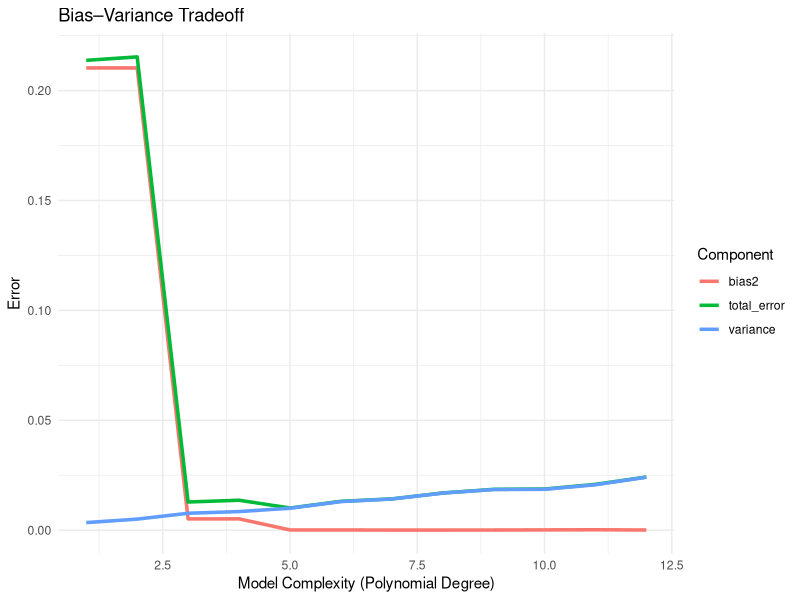
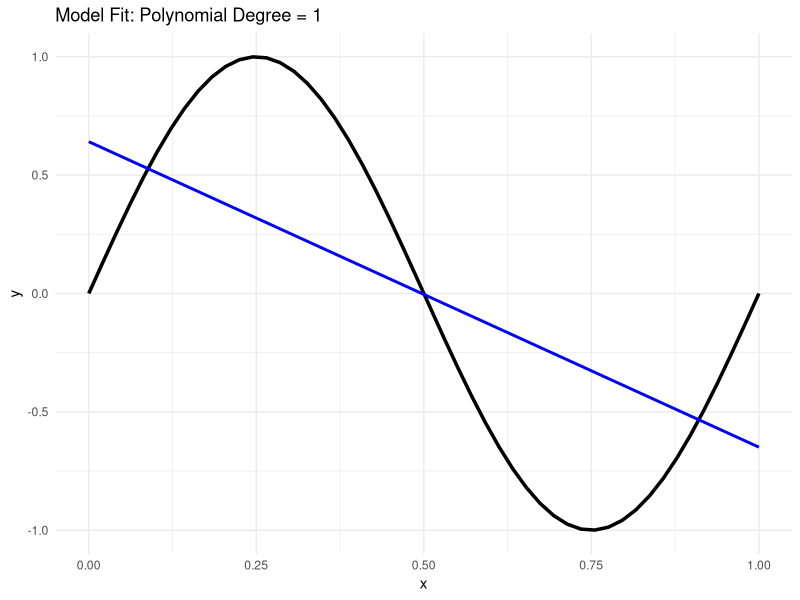
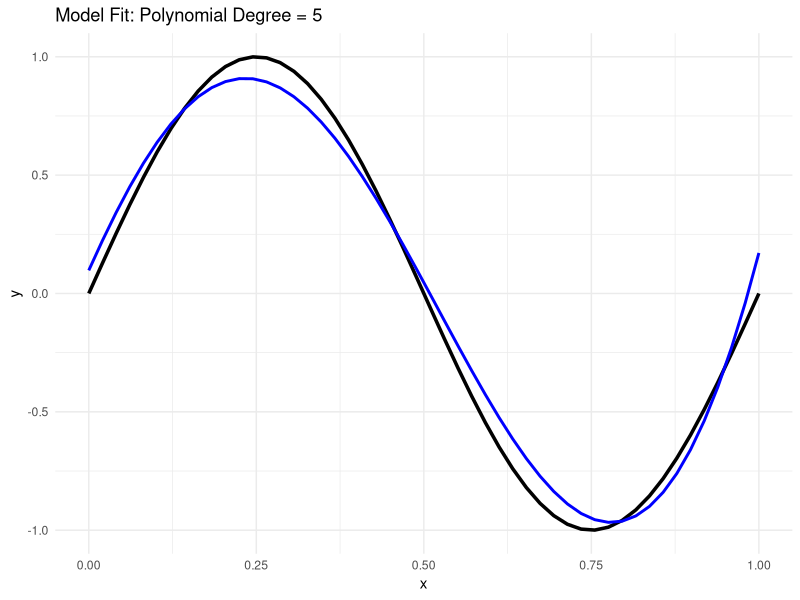
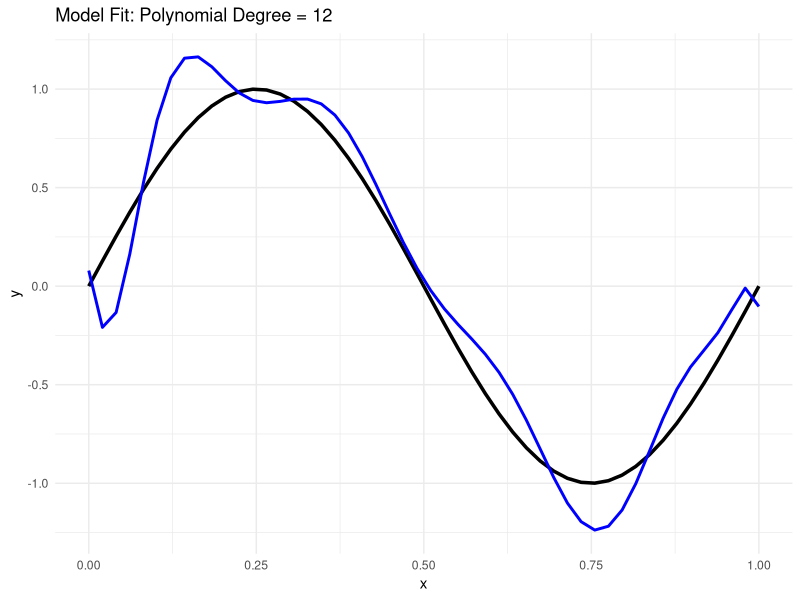

The R source for these figures, in order:
## ---- chunk 1

library(ggplot2)
library(dplyr)

set.seed(123)

# ---------------------------------------------------
# 1. Generate the "true" underlying function
# ---------------------------------------------------
true_f <- function(x) sin(2*pi*x)   # Nonlinear true function
n <- 50
x_vals <- seq(0, 1, length.out = n)
true_y <- true_f(x_vals)

# ---------------------------------------------------
# 2. Simulation settings
# ---------------------------------------------------
num_sims <- 200           # Number of simulated datasets
poly_degrees <- 1:12      # Model complexity

# Storage for results
results <- data.frame(
  degree = integer(),
  bias2 = numeric(),
  variance = numeric(),
  total_error = numeric()
)

# ---------------------------------------------------
# 3. Compute Bias^2, Variance, and Total Error
# ---------------------------------------------------
for (deg in poly_degrees) {
  
  preds <- matrix(0, nrow=num_sims, ncol=n)
  
  for (i in 1:num_sims) {
    y_noise <- true_y + rnorm(n, sd=0.3)
    model <- lm(y_noise ~ poly(x_vals, degree=deg, raw=TRUE))
    preds[i, ] <- predict(model)
  }
  
  mean_preds <- colMeans(preds)
  
  bias2 <- mean((mean_preds - true_y)^2)
  variance <- mean(apply(preds, 2, var))
  total_error <- bias2 + variance
  
  results <- rbind(results,
                   data.frame(
                     degree = deg,
                     bias2 = bias2,
                     variance = variance,
                     total_error = total_error))
}

# ---------------------------------------------------
# 4. Plot the Bias–Variance tradeoff
# ---------------------------------------------------

results_long <- results %>%
  tidyr::pivot_longer(cols = c("bias2","variance","total_error"),
                      names_to = "type", values_to = "value")

ggplot(results_long, aes(x = degree, y = value, color = type)) +
  geom_line(size = 1.2) +
  labs(title = "Bias–Variance Tradeoff",
       x = "Model Complexity (Polynomial Degree)",
       y = "Error",
       color = "Component") +
  theme_minimal()

# ---------------------------------------------------
# 5. Visualize underfitting vs overfitting
# ---------------------------------------------------

make_plot <- function(deg){
  y_noise <- true_y + rnorm(n, sd=0.3)
  model <- lm(y_noise ~ poly(x_vals, degree=deg, raw=TRUE))
  
  df_plot <- data.frame(
    x = x_vals,
    true = true_y,
    fitted = predict(model)
  )
  
  ggplot(df_plot, aes(x)) +
    geom_line(aes(y=true), color="black", size=1.2) +
    geom_line(aes(y=fitted), color="blue", size=1) +
    labs(title = paste("Model Fit: Polynomial Degree =", deg),
         y = "y") +
    theme_minimal()
}

# Show low-complexity (underfit), medium, and high-complexity (overfit)
make_plot(1)
make_plot(5)
make_plot(12)
